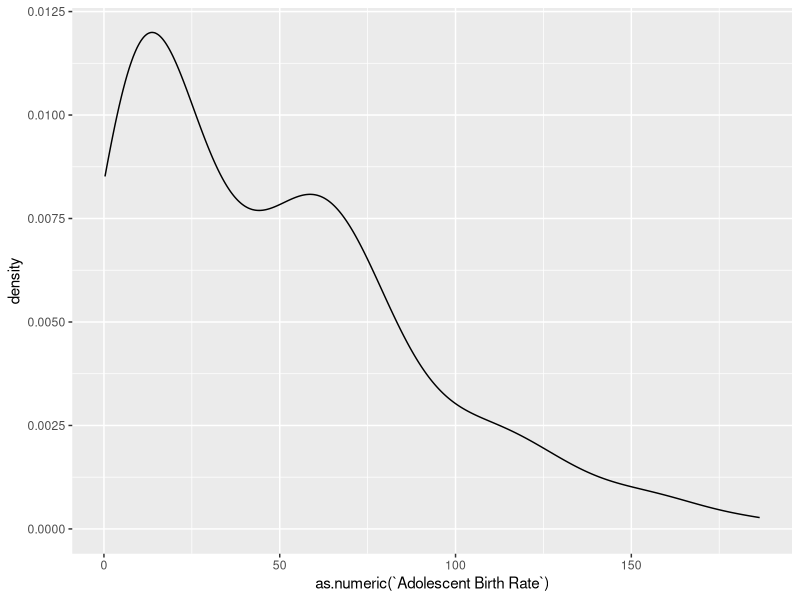
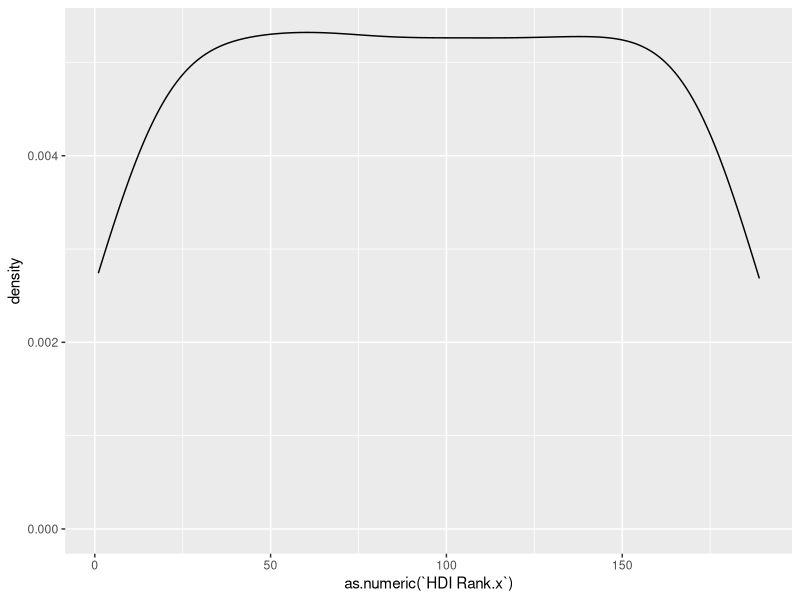
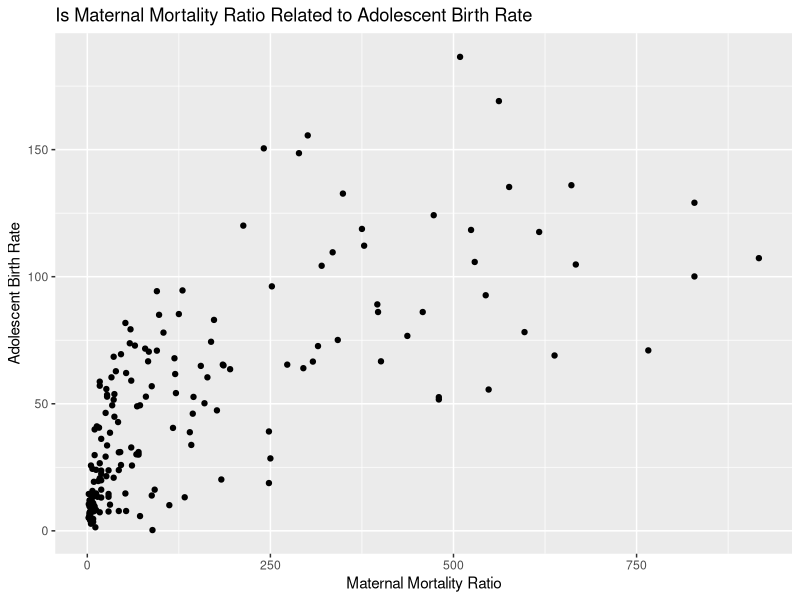
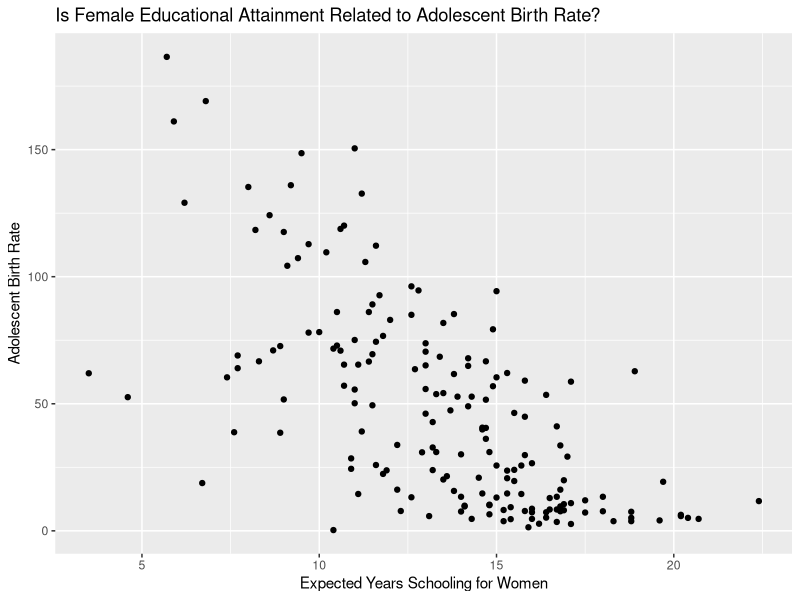
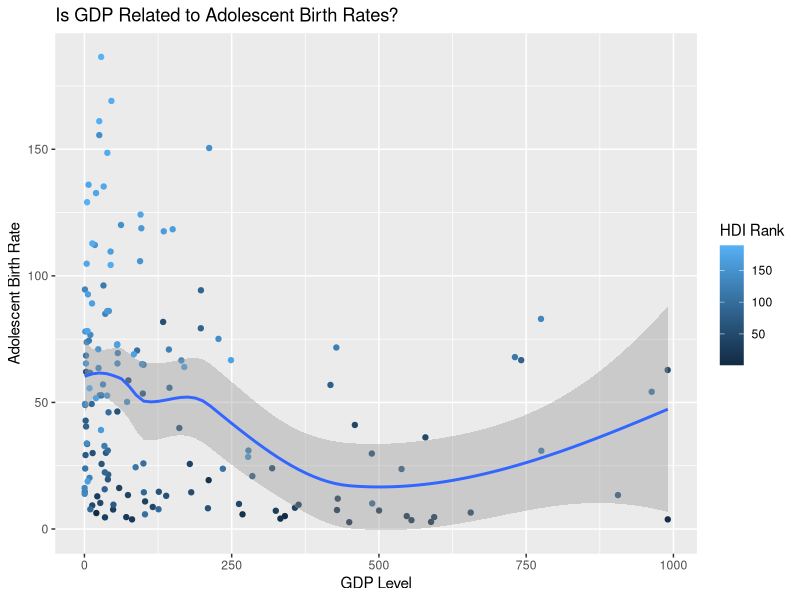
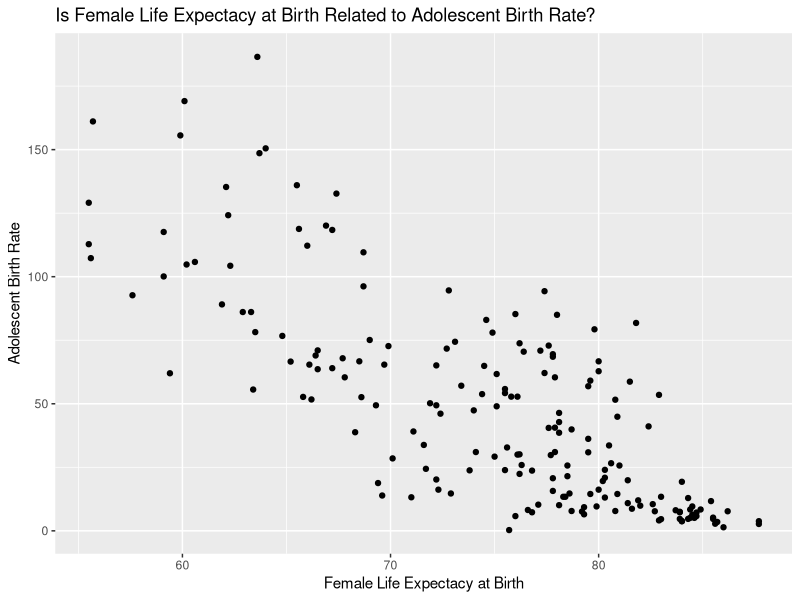
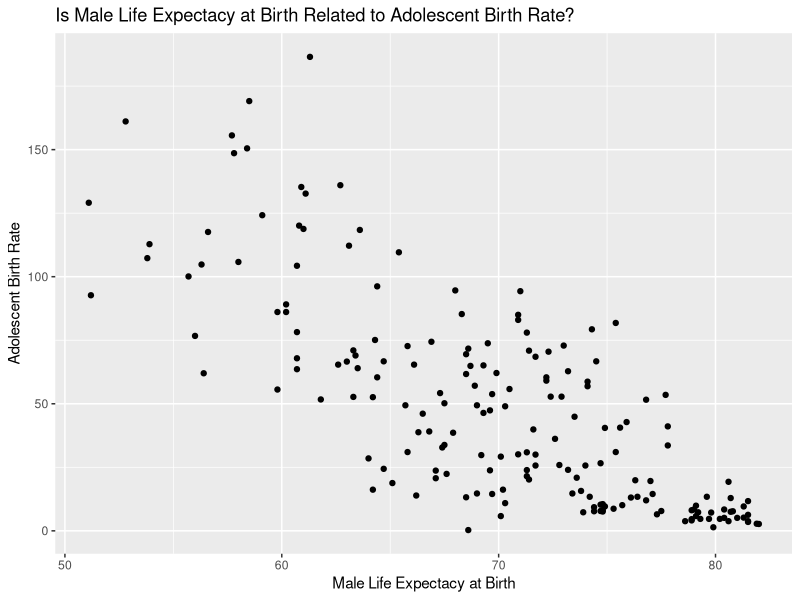
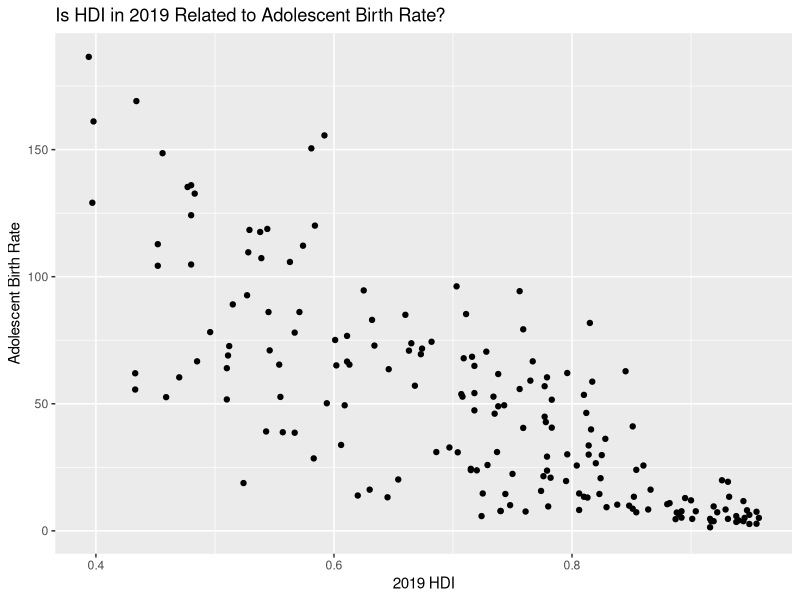

R code for these plots, in order:
## ---- chunk 1
library(tidyverse)
library(dplyr)
library(ggplot2)

knitr::opts_chunk$set(eval = TRUE, echo = FALSE, message = FALSE, warning = FALSE)
## ---- chunk 2
hdi1 <- read.csv("../data/HDI_Table1.csv")
hdi4 <- read.csv("../data/HDI_Table4.csv")
hdi5 <- read.csv("../data/HDI_Table5.csv")
hdi8 <- read.csv("../data/HDI_Table8.csv")
hdi10 <- read.csv("../data/HDI_Table10.csv")
adolescent_births <- read.csv("../data/Adolescent_Births.csv")
contraceptive_prevalence <- read.csv("../data/Contraceptive_Prevalence.csv")
## ---- chunk 3
hdi1_clean <- slice(hdi1, -c(1:7, 74, 128, 166, 200, 207:270))
hdi1_clean <- select(hdi1_clean, select = -c(X.1, X.3, X.5, X.7, X.9, X.11))
names(hdi1_clean) <- c("HDI Rank", "Country", "HDI 2019", "Life Expectancy Birth", "Expected Years Schooling", "Mean Years Schooling", "GNI Per Capita", "GNI Per Capita Minus HDI", "HDI 2018")

hdi4_clean <- slice(hdi4, -c(1:7, 74, 128, 166, 200, 207:264))
hdi4_clean <- select(hdi4_clean, select = -c(X.1, X.3, X.5, X.7, X.9, X.11, X.13, X.15, X.17, X.19, X.21, X.23))
names(hdi4_clean) <- c("HDI Rank", "Country", "Gender Development Index", "Gender Development Index Group", "HDI Female", "HDI Male", "Life Expectancy Birth Female", "Life Expectancy Birth Male", "Expected Years Schooling Female", "Expected Years Schooling Male", "Mean Years Schooling Female", "Mean Years Schooling Male", "Estimated GNI per Capita Female", "Estimated GNI per Capita Male")

hdi5_clean <- slice(hdi5, -c(1:7, 74, 128, 166, 200, 207:270))
hdi5_clean <- select(hdi5_clean, select = -c(X.1, X.3, X.5, X.7, X.9, X.11, X.13, X.15, X.17))
names(hdi5_clean) <- c("HDI Rank", "Country", "Gender Development Index", "Gender Development Index Rank", "Maternal Mortality Ratio", "Adolescent Birth Rate", "Seats Parliament Female", "Secondary Education Female", "Secondary Education Male", "Labour Participation Female", "Labour Participation Male")

hdi8_clean <- slice(hdi8, -c(1:7, 74, 128, 166, 200, 207:264))
hdi8_clean <- select(hdi8_clean, select = -c(X.1, X.3, X.5, X.7, X.9, X.11, X.13, X.15, X.17, X.19, X.21, X.23, X.25, X.27, X.29 : X.33))
names(hdi8_clean) <- c("HDI Rank", "Country", "Infants Breastfed", "Lack DTP Immunization", "Lack Measles Immunization", "Child Malnutrition", "Mortality Rate Infant", "Mortality Rate Under 5", "Mortality Rate Female", "Mortality Rate Male", "Mortality Rate Noncommunicable Female", "Mortality Rate Noncommunicable Male", "Malaria Incidence", "TB Incidence", "HIV Prevalence", "Healthy Life Expectancy at Birth", "Health Expenditure of GDP")

hdi10_clean <- slice(hdi10, -c(1:7, 74, 128, 166, 200, 207:260))
hdi10_clean <- select(hdi10_clean, select = -c(X.1, X.3, X.5, X.7, X.9, X.11, X.13, X.15, X.17, X.19, X.21, X.23))
names(hdi10_clean) <- c("HDI Rank", "Country", "GDP", "GDP per Capita", "GDP Annual Growth", "Labour Share", "Gross Fixed Capital Formation of GDP", "General Government Consumption of GDP", "General Government Consumption Annual Growth", "Total Tax Revenue of GDP", "Taxes Income Profits Capital Gains of TTR", "External Debt Stock of GNI", "Total Debt Service of GNI", "Consumer Price Index")

adolescent_births_clean <- select(adolescent_births, select = c(ParentLocation, Location, Period, IsLatestYear, FactValueNumeric, Value))
names(adolescent_births_clean) <- c("World Region", "Country", "Period", "Is Latest Year", "Adolescent Births", "Adolescent Births Text")

contraceptive_prevalence_clean <- slice(contraceptive_prevalence, -c(1:8))
contraceptive_prevalence_clean <- select(contraceptive_prevalence_clean, select = c(X, X.2, X.3, X.4, X.5, X.6, X.19))
names(contraceptive_prevalence_clean) <- c("Country", "Survey Start Year", "Survey End Year", "Age Group", "Contraceptive Any Method", "Contraceptive Modern Method", "Contraceptive Traditional Method")
## ---- chunk 4

country_joined <- hdi1_clean %>%
  inner_join(hdi10_clean, by = "Country")%>%
  inner_join(hdi4_clean, by = "Country")%>%
  inner_join(hdi5_clean, by = "Country")%>%
  inner_join(hdi8_clean, by = "Country")

contraceptives_joined <- contraceptive_prevalence_clean %>%
  inner_join(adolescent_births_clean, by = "Country")
## ---- chunk 5

country_joined %>%
  ggplot(aes(x = as.numeric(`Adolescent Birth Rate`)))+
  geom_density()
## ---- chunk 6
country_joined %>%
  ggplot(aes(x = as.numeric(`HDI Rank.x`)))+
  geom_density()
## ---- chunk 7
ggplot(country_joined, aes(x = as.numeric(`Maternal Mortality Ratio`), 
                           y = as.numeric(`Adolescent Birth Rate`))) +
  geom_point() +
  labs(title= "Is Maternal Mortality Ratio Related to Adolescent Birth Rate",
       x = "Maternal Mortality Ratio", y = "Adolescent Birth Rate")

## ---- chunk 8
country_joined %>%
  ggplot(aes(x= as.numeric(`Expected Years Schooling Female`), 
             y= as.numeric(`Adolescent Birth Rate`))) +
  geom_point() +
  labs(
    title= "Is Female Educational Attainment Related to Adolescent Birth Rate?",
    x="Expected Years Schooling for Women",
    y="Adolescent Birth Rate"
  )
## ---- chunk 9
ggplot(country_joined, aes(x = as.numeric(`GDP`), 
                           y = as.numeric(`Adolescent Birth Rate`), color = as.numeric(`HDI Rank.x`))) +
  geom_point() +
  geom_smooth() +
  labs(
    title= "Is GDP Related to Adolescent Birth Rates?",
    x="GDP Level",
    y="Adolescent Birth Rate",
    color = "HDI Rank") 
## ---- chunk 10
ggplot(country_joined, aes(x = as.numeric(`Life Expectancy Birth Female`), 
                           y = as.numeric(`Adolescent Birth Rate`))) +
  geom_point()+
  labs(
    title= "Is Female Life Expectacy at Birth Related to Adolescent Birth Rate?",
    x="Female Life Expectacy at Birth",
    y="Adolescent Birth Rate"
  )

## ---- chunk 11
ggplot(country_joined, aes(x = as.numeric(`Life Expectancy Birth Male`), 
                           y = as.numeric(`Adolescent Birth Rate`))) +
  geom_point()+
  labs(
    title= "Is Male Life Expectacy at Birth Related to Adolescent Birth Rate?",
    x="Male Life Expectacy at Birth",
    y="Adolescent Birth Rate"
  )
## ---- chunk 12
country_joined %>%
  ggplot(aes(x= as.numeric(`HDI 2019`), 
             y= as.numeric(`Adolescent Birth Rate`))) +
  geom_point() +
  labs(
    title= "Is HDI in 2019 Related to Adolescent Birth Rate?",
    x="2019 HDI",
    y="Adolescent Birth Rate"
  )
## ---- chunk 13
country_joined %>%
  ggplot(aes(x= as.numeric(`Labour Participation Female`), 
             y= as.numeric(`Adolescent Birth Rate`)))+
  geom_point() +
  labs(
    title= "Is Female Labor Participation Related to Adolescent Birth Rate?",
    x="Female Labor Participation",
    y="Adolescent Birth Rate"
  )
## ---- chunk 14
country_joined %>%
  ggplot(aes(x= as.numeric(`Gender Development Index.y`), 
             y= as.numeric(`Adolescent Birth Rate`))) +
  geom_point() +
  labs(
    title= "Is Gender Development Index Related to Adolescent Birth Rate?",
    x="Gender Development Index",
    y="Adolescent Birth Rate"
  )
## ---- chunk 15
# mainfit_2 <- linear_reg() %>% 
#   set_engine("lm") %>%
#   fit(`Adolescent Birth Rate` ~ `Gender Development Index.y` + `Labour Participation Female` + `HDI 2019` + `Life Expectancy Birth Female` + `GDP` + `HDI Rank.x` + `Expected Years Schooling Female` + `Maternal Mortality Ratio`, data = country_joined)
# tidy(mainfit_2)
## ---- chunk 16
